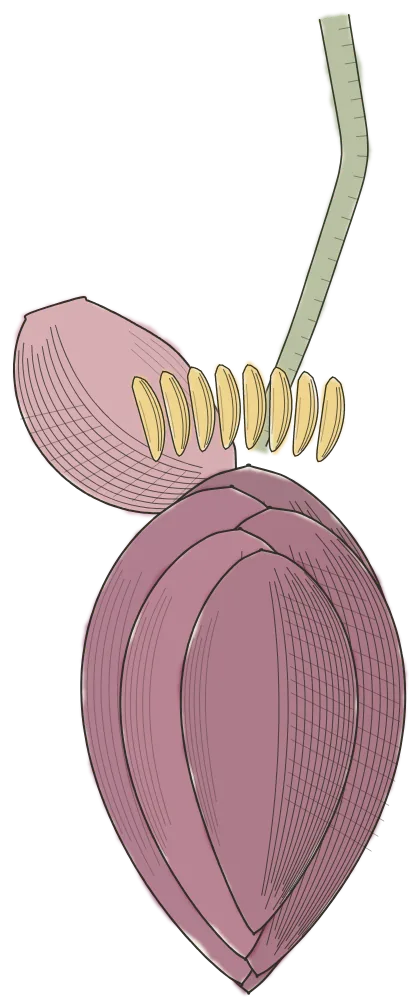
#> input picture site/botanical/img/bot-banana.webp, 420 x 1008 px
$ python trim.py ../../site/botanical/img/bot-banana.webp out.png 5 5
#> lines starting #> are read from the running program, lines starting #| are printed output that depends on the picture
import sys
from PIL import Image
# trim.py in.png out.webp maxw [pad]
im=Image.open(sys.argv[1]).convert('RGBA'); pad=int(sys.argv[4]) if len(sys.argv)>4 else 12
#> further down, im is the input picture: PIL image 420x1008 RGBA; mean R, G, B, A 74.5, 58, 58.9, 104.7
bb=im.split()[3].point(lambda v:255 if v>8 else 0).getbbox()
#> bb = (12, 12, 408, 996)
im=im.crop((max(0,bb[0]-pad),max(0,bb[1]-pad),min(im.width,bb[2]+pad),min(im.height,bb[3]+pad)))
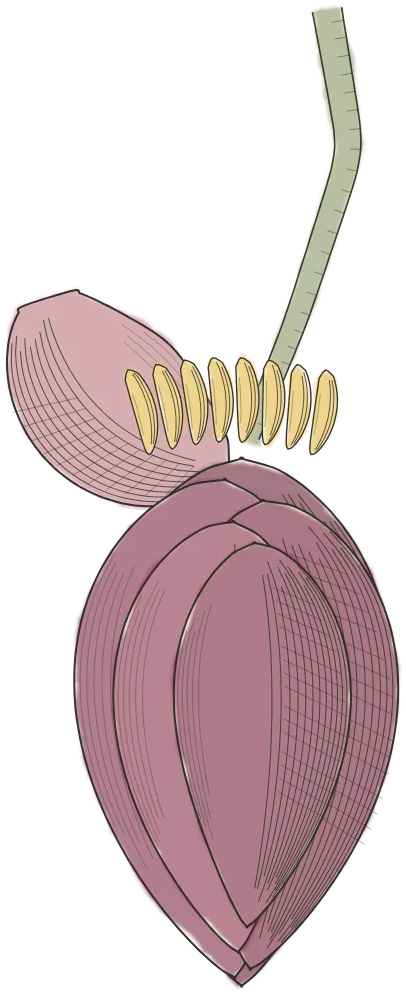
#> im: PIL image 406x994 RGBA; mean R, G, B, A 78.2, 60.9, 61.8, 109.8; transparent parts drawn white
mw=int(sys.argv[3])
if im.width>mw: im=im.resize((mw,round(im.height*mw/im.width)),Image.LANCZOS)
im.save(sys.argv[2],quality=82,method=6); print(sys.argv[2],im.size)
#| out.png (5, 12)

$ run again, on site/botanical/img/bot-journeys.webp
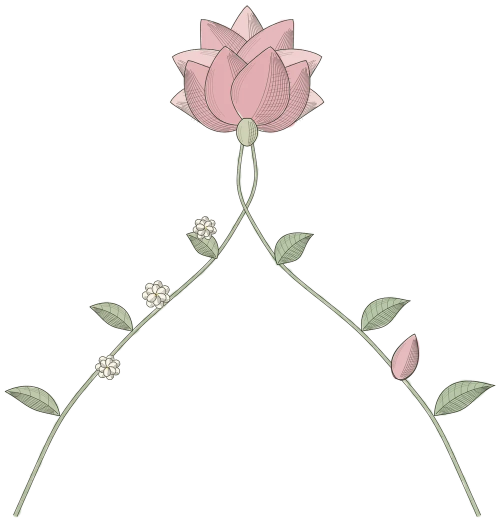
#> input picture site/botanical/img/bot-journeys.webp, 1000 x 1045 px (shown at 1/2 size)
#> im is the input picture: PIL image 1000x1045 RGBA; mean R, G, B, A 21, 19.2, 18, 23.7
#> bb = (9, 10, 991, 1035)
#> `im=im.crop((max(0,bb[0]-pad),max(0,bb[1]-pad),min(im.width,bb[2]+pad),..`:
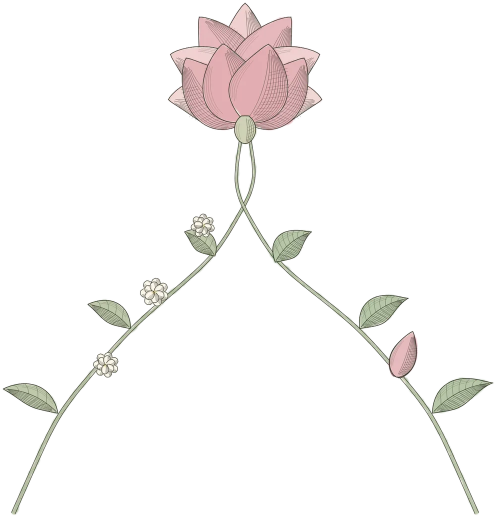
#> im: PIL image 992x1035 RGBA (shown at 1/2 size); mean R, G, B, A 21.3, 19.6, 18.3, 24.1; transparent parts drawn white
#| out.png (5, 5)

$ run again, on site/botanical/img/bot-lotus.webp
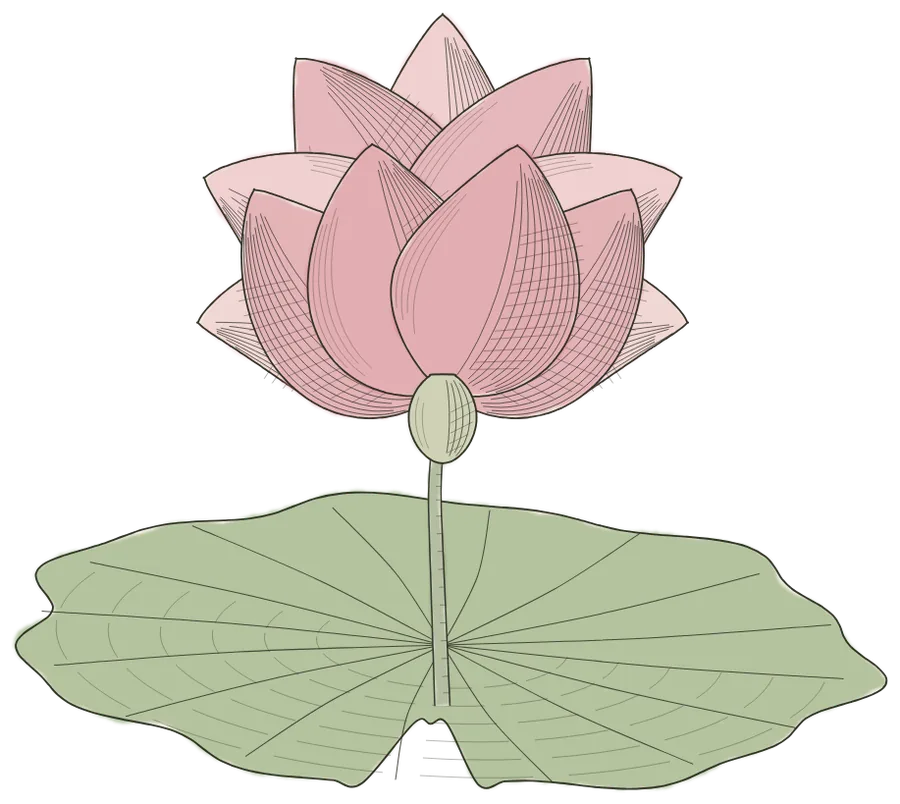
#> input picture site/botanical/img/bot-lotus.webp, 900 x 804 px
#> im is the input picture: PIL image 900x804 RGBA; mean R, G, B, A 89, 85, 75.5, 114.6
#> bb = (12, 12, 888, 792)
#> `im=im.crop((max(0,bb[0]-pad),max(0,bb[1]-pad),min(im.width,bb[2]+pad),..`:
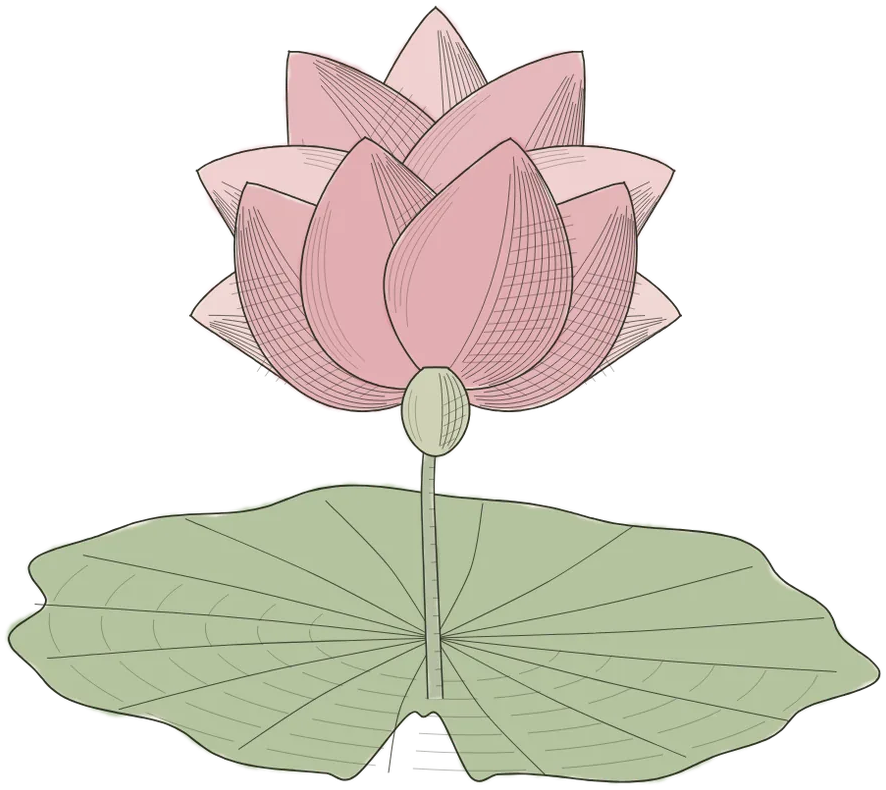
#> im: PIL image 886x790 RGBA; mean R, G, B, A 92, 87.9, 78, 118.5; transparent parts drawn white
#| out.png (5, 4)

$ run again, on site/botanical/img/bot-spray.webp
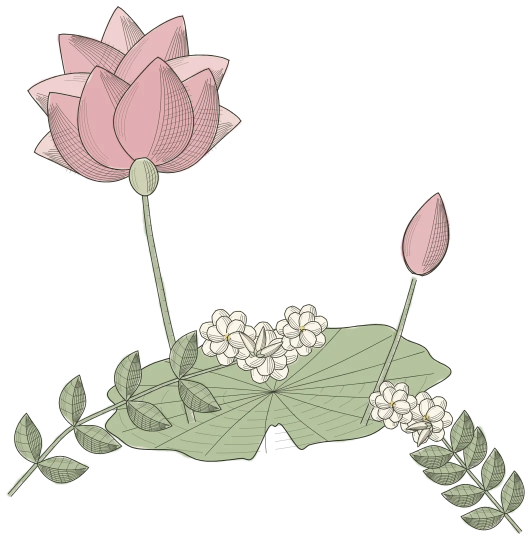
#> input picture site/botanical/img/bot-spray.webp, 1062 x 1080 px (shown at 1/2 size)
#> im is the input picture: PIL image 1062x1080 RGBA; mean R, G, B, A 53.5, 51.4, 46, 68.6
#> bb = (12, 12, 1050, 1068)
#> `im=im.crop((max(0,bb[0]-pad),max(0,bb[1]-pad),min(im.width,bb[2]+pad),..`:
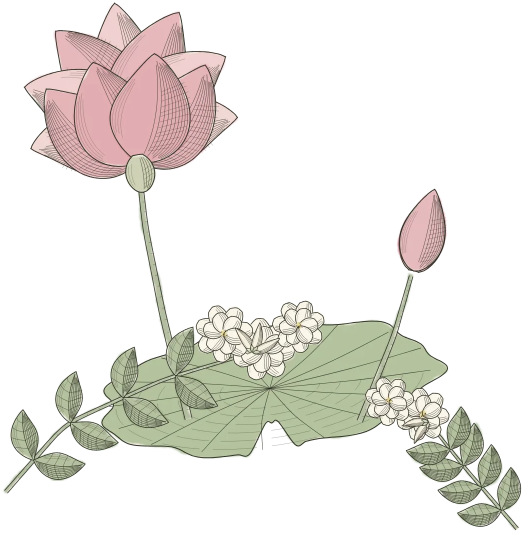
#> im: PIL image 1048x1066 RGBA (shown at 1/2 size); mean R, G, B, A 55, 52.7, 47.2, 70.4; transparent parts drawn white
#| out.png (5, 5)
